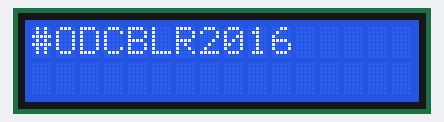
Simulated run of this sketch. Board: Arduino Uno, built with avr-gcc and run on an emulated ATmega328P. On the bench: 16×2 character LCD.

Above: at 0.1 s.
At 1.1 s:
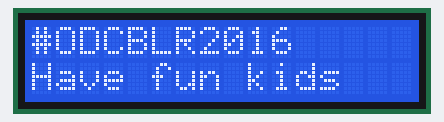

The sketch:

lcd_display.ino
```cpp
#include <LiquidCrystal.h>

/*
 *  Display a message on LCD
 *  Thejesh GN <thejeshgn.com>, 2016, GNU GPL v 3.0
 *
 *  Connections:
 *  STEP 0. SETUP BREADBOARD
 *  Arduino 5v (pin 3)        -> plus column on breadboard
 *  Arduino GND (pin 4 or 5)  -> min column on breadboard
 *
 *  STEP 1. POWER UP
 *  Connect: GND row (min) on breadboard > pin 1 on LCD (VSS)
 *  Connect: +5v row (plus) on breadboard > pin 2 on LCD (VDD)
 *  Connect: +5v row (plus) on breadboard > pin 15 on LCD (A)
 *  Connect: GND row (min) on breadboard > pin 16 on LCD (K)
 *  Now connect Arduino to power, LCD should light up and show boxes
 *
 *  STEP 2. POT FOR CONTRAST
 *  Connect: 1st pin of the pot > GND (min) of the breadboard
 *  Connect: 2nd pin of the pot > pin 3 of the LCD display (VO)
 *  Connect: 3rd pin of the pot > +5v (plus) of bread board
 *  Now by changing the pot value you should be able to change the contrast
 *
 *  STEP 3. CONNECT DATA Lines
 *  Connect: pin 4 of the LCD display (RS) > pin 7 of the Arduino (PWM)
 *  Connect: pin 5 of the LCD display (RW) > GND row of the breadboard
 *  Connect: pin 6 of the LCD display  (E) > pin 8 of the Arduino (PWM)
 *  Connect: pin 11 of the LCD display (D4) > pin 9 of the Arduino (PWM)
 *  Connect: pin 12 of the LCD display (D5) > pin 10 of the Arduino (PWM)
 *  Connect: pin 13 of the LCD display (D6) > pin 11 of the Arduino (PWM)
 *  Connect: pin 14 of the LCD display (D7) > pin 12 of the Arduino (PWM)
 *
  */


LiquidCrystal lcd(7, 8, 9, 10, 11 , 12);

void setup() {
}

void loop() {
  lcd.clear();
  lcd.begin(16, 2);
  lcd.setCursor(0,0);
  lcd.write("#ODCBLR2016");
  lcd.setCursor(0,1);
  lcd.setCursor(0,2);
  delay(1000);
  lcd.write("Have fun kids");
  delay(2000);

}
```

Measured:
- what the display in image 0 shows lasts 1.0 s, from 0.1 s to 1.1 s
- what the display in image 1 shows lasts 2.0 s, from 1.1 s to 3.1 s
